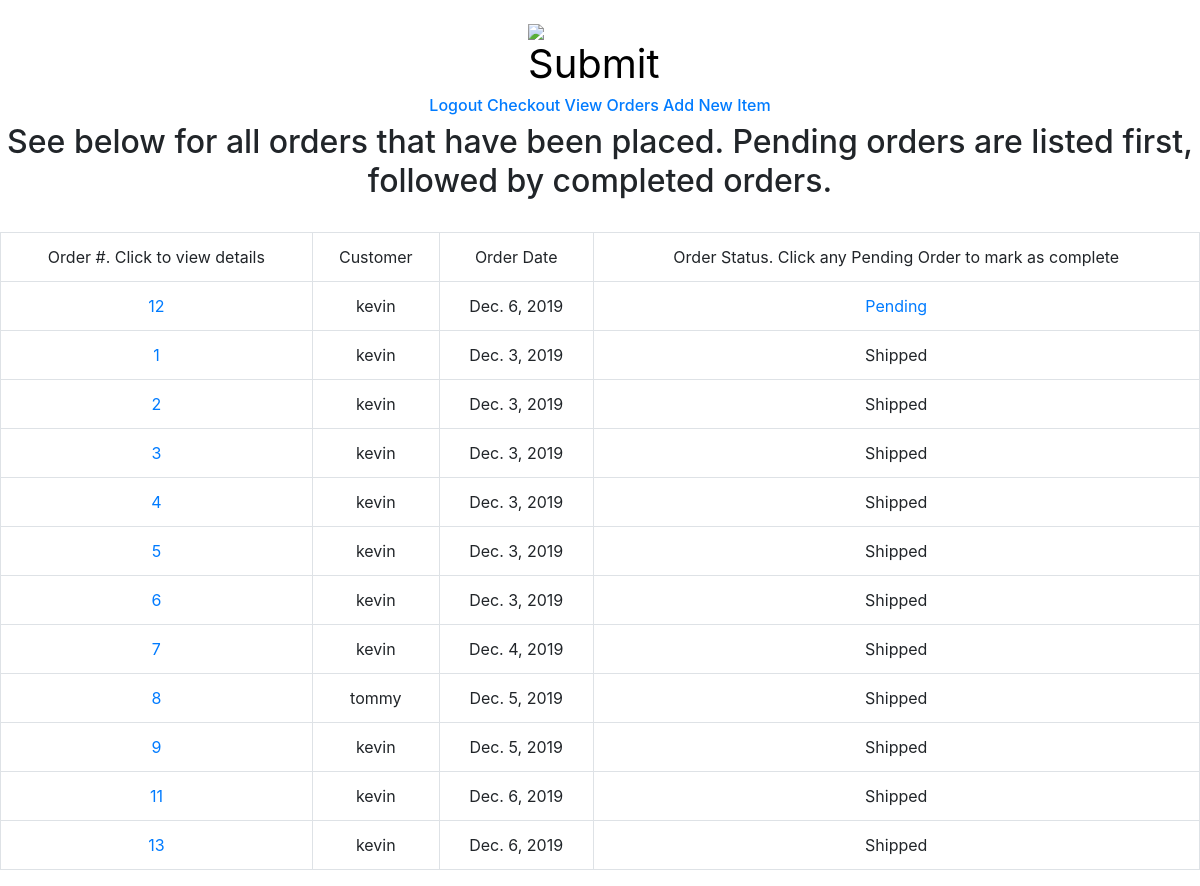
Screenshot of /viewOrders (signed in) with the database file from the repository.
### orders/models.py (models this page shows, shortened)
class Order(models.Model):
    customer = models.ForeignKey(User, max_length=64, on_delete=models.CASCADE)
    orderDate = models.DateField()
    address = models.CharField(max_length=100)
    orderStatus = models.ForeignKey(OrderStatus, on_delete=models.CASCADE)

class OrderStatus(models.Model):
    status = models.CharField(max_length=20, unique=True)
    def __str__(self):
        return f"{self.status}"

### orders/views.py (the view)
# urls.py: path("viewOrders",views.viewOrders, name="viewOrders"),
@user_passes_test(lambda u: u.is_superuser)
def viewOrders(request):
    context= {
    "pendingOrders": Order.objects.filter(orderStatus=OrderStatus.objects.get(status="Pending")),
    "completeOrders": Order.objects.filter(orderStatus=OrderStatus.objects.get(status="Shipped"))
    }
    return render(request,"viewOrders.html", context)

### orders/templates/viewOrders.html
{% extends "project4layout.html" %}
{% block heading %}
See below for all orders that have been placed. Pending orders are listed first, followed by completed orders.
{% endblock %}
{% block body %}
<table class="table table-bordered">
  <tr>
    <td>Order #. Click to view details</td>
    <td>Customer</td>
    <td>Order Date</td>
    <td>Order Status. Click any Pending Order to mark as complete</td>
  </tr>
  {% for pendingOrder in pendingOrders %}
  <tr>
    <td><a href="/viewOrderDetails/{{pendingOrder.pk}}">{{ pendingOrder.pk }}</a></td>
    <td>{{ pendingOrder.customer }}</td>
    <td>{{ pendingOrder.orderDate }}</td>
    <td><a href="/markOrderComplete/{{pendingOrder.pk}}">{{ pendingOrder.orderStatus }}</a></td>
  </tr>
  {% endfor %}
  {% for completeOrder in completeOrders %}
  <tr>
    <td><a href="/viewOrderDetails/{{completeOrder.pk}}">{{ completeOrder.pk }}</a></td>
    <td>{{ completeOrder.customer }}</td>
    <td>{{ completeOrder.orderDate }}</td>
    <td>{{ completeOrder.orderStatus }}</td>
  </tr>
  {% endfor %}
</table>
{% endblock %}

### rows the page displays
Order: pk "12", customer "kevin", orderDate "Dec. 6, 2019", orderStatus "Pending"
Order: pk "1", customer "kevin", orderDate "Dec. 3, 2019", orderStatus "Shipped"
Order: pk "2", customer "kevin", orderDate "Dec. 3, 2019", orderStatus "Shipped"
Order: pk "3", customer "kevin", orderDate "Dec. 3, 2019", orderStatus "Shipped"
Order: pk "4", customer "kevin", orderDate "Dec. 3, 2019", orderStatus "Shipped"
Order: pk "5", customer "kevin", orderDate "Dec. 3, 2019", orderStatus "Shipped"
Order: pk "6", customer "kevin", orderDate "Dec. 3, 2019", orderStatus "Shipped"
Order: pk "7", customer "kevin", orderDate "Dec. 4, 2019", orderStatus "Shipped"
Order: pk "8", customer "tommy", orderDate "Dec. 5, 2019", orderStatus "Shipped"
Order: pk "9", customer "kevin", orderDate "Dec. 5, 2019", orderStatus "Shipped"
Order: pk "11", customer "kevin", orderDate "Dec. 6, 2019", orderStatus "Shipped"
Order: pk "13", customer "kevin", orderDate "Dec. 6, 2019", orderStatus "Shipped"
